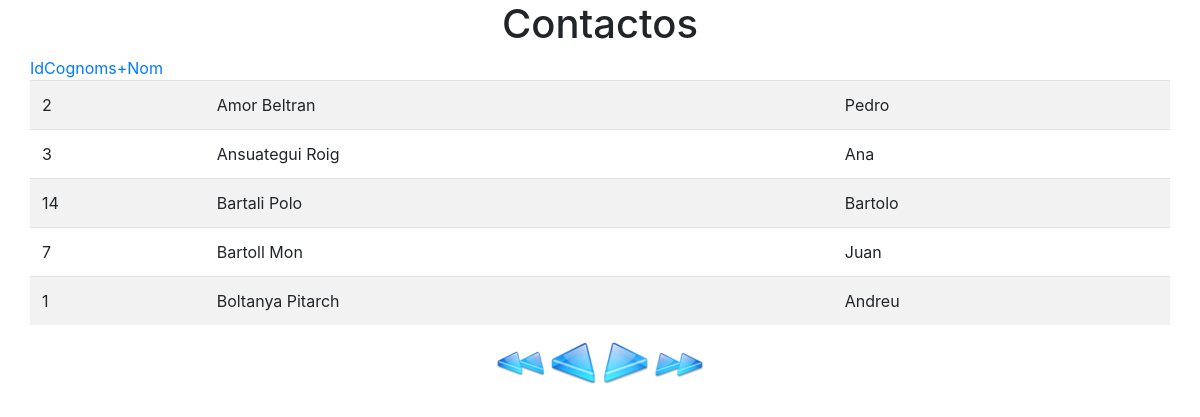
Page /index.php?pagina=1&orden=cognoms on the committed database.
### tables this page shows
CREATE TABLE IF NOT EXISTS `contactes` (
  `id` int(11) NOT NULL AUTO_INCREMENT,
  `nom` varchar(20) NOT NULL,
  `cognoms` varchar(35) DEFAULT NULL,
  `direccio` varchar(50) DEFAULT NULL,
  `localitat` varchar(25) DEFAULT NULL,
  `provincia` varchar(15) DEFAULT NULL,
  `cp` varchar(5) DEFAULT NULL,
  `telefon1` varchar(15) DEFAULT NULL,
  `telefon2` varchar(15) DEFAULT NULL,
  `fax` varchar(15) DEFAULT NULL,
  `mail` varchar(50) DEFAULT NULL,
  PRIMARY KEY (`id`)
);

### lib/db.php (called while the page is built, shortened)
<?php
function connect()
{
    $enlace = mysqli_connect("127.0.0.1", "agenda", "agenda123", "agenda");
    return $enlace;
}
function select($enlace, $pagina = 1, $orden = 'id')
{
    $offset = ($pagina - 1) * PAGE_SIZE;
    $page_size = PAGE_SIZE;
    $consulta = 'select * from contactes ';
    $consulta .= "order by $orden ";
    $consulta .= "limit $page_size offset $offset;";
    $resultado_consulta = mysqli_query($enlace, $consulta);
    $resultado = array();
    if ($resultado_consulta) {
        if (mysqli_num_rows($resultado_consulta) > 0) {
            while ($row = mysqli_fetch_assoc($resultado_consulta)) {
                array_push($resultado, $row);
            }
        }
    }
    return $resultado;
}
function selectTotal($enlace)
{
    $resultado_consulta = mysqli_query($enlace, 'select count(*) from contactes');
    $fila = mysqli_fetch_array($resultado_consulta);
    return $fila[0];
}
function getContactosListDB($pagina = 1, $orden = 'id')
{
    $enlace = connect();
    if ($enlace) {
        $resultado = select($enlace, $pagina, $orden);
    } else {
        $resultado = array();
        setErrorMessage('Ha pasado algo. Vuelve a intentarlo...');
    }
    return $resultado;
}
function getContactosTotalDB()
{
    $enlace = connect();
    if ($enlace) {
        $resultado = selectTotal($enlace);
    } else {
        $resultado = 0;
        setErrorMessage('Ha pasado algo. Vuelve a intentarlo...');
    }
    return $resultado;
}

### lib/utils.php (the view)
<?php
require_once 'db.php';
function getContactosList($pagina = 1, $orden = 'id'){
    $resultado = '<table class="table table-striped">';
    foreach (getContactosListDB($pagina, $orden) as $fila) {
        $resultado .= '<tr>';
        $resultado .= '<td>' .$fila['id'].'</td>';
        $resultado .= '<td>' .$fila['cognoms'].'</td>';
        $resultado .= '<td>' .$fila['nom'].'</td>';
        $resultado .= '</tr>';
    }
    $resultado .= '</table>';
    return $resultado;
}
function getContactosNavPrimero($orden = 'id'){
    return '<a href="index.php?pagina=1&orden='.$orden.'"><img src="img/home.png"></a>'.PHP_EOL;
}
function getContactosNavUltimo($total,$orden){
    return '<a href="index.php?pagina='.$total."&orden=$orden".'"><img src="img/end.png"></a>'.PHP_EOL;
}
function getContactosNavAnterior($pagina,$orden){
    return '<a href="index.php?pagina='.$pagina."&orden=$orden".'"><img src="img/left.png"></a>'.PHP_EOL;
}
function getContactosNavSiguiente($pagina,$orden){
    return '<a href="index.php?pagina='.$pagina."&orden=$orden".'"><img src="img/right.png"></a>'.PHP_EOL;
}
function getContactosNav($total, $pagina = 1, $orden = 'id'){
    $resultado = '<div>';
    $resultado .= getContactosNavPrimero($orden);
        $resultado .= getContactosNavAnterior($pagina-1,$orden);
        $resultado .= getContactosNavSiguiente($pagina+1,$orden);
    $resultado .= getContactosNavUltimo($total,$orden);
    $resultado .= '</div>';
    return $resultado;
}
function getOrderBar($pagina){
    $resultado = "<a href=\"index.php?pagina=$pagina&orden=id\">Id </a>";
    $resultado .= "<a href=\"index.php?pagina=$pagina&orden=cognoms\">Cognoms+Nom</a>";
    return $resultado;
}

### rows in the picture
contactes: id "2", cognoms "Amor Beltran", nom "Pedro"
contactes: id "3", cognoms "Ansuategui Roig", nom "Ana"
contactes: id "14", cognoms "Bartali Polo", nom "Bartolo"
contactes: id "7", cognoms "Bartoll Mon", nom "Juan"
contactes: id "1", cognoms "Boltanya Pitarch", nom "Andreu"
